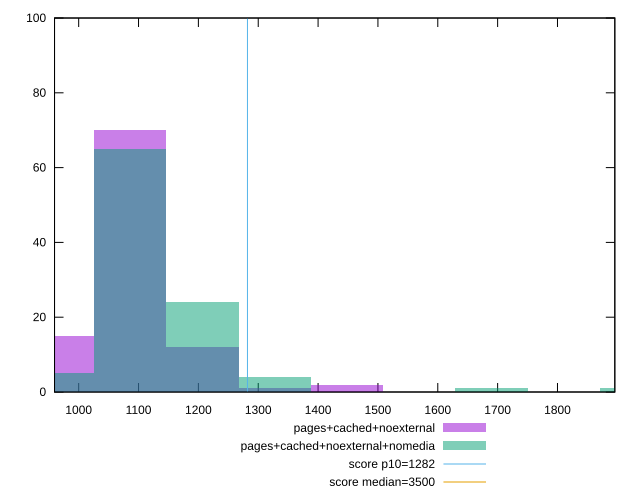

This chart was generated by the following gnuplot code:
reset

$pagesCachedNoexternal <<EOF
1086.292282568792 70
965.5931400611483 15
1327.690567584079 1
1206.9914250764355 12
1448.3897100917225 2
EOF

$pagesCachedNoexternalNomedia <<EOF
1086.292282568792 65
1206.9914250764355 24
965.5931400611483 5
1327.690567584079 4
1689.7879951070097 1
1931.1862801222967 1
EOF

set key outside below
set boxwidth 120.69914250764354
set xrange [959.6440000000007:1895.8159999999993]
set yrange [0:100]
set trange [0:100]
set style fill transparent solid 0.5 noborder

set parametric
set terminal svg size 640, 500 enhanced background rgb 'white'
set output "reprap/bootup-time/comparison/histogram/2_vs_3.svg"

plot $pagesCachedNoexternal title "pages+cached+noexternal" with boxes, \
     $pagesCachedNoexternalNomedia title "pages+cached+noexternal+nomedia" with boxes, \
     1282,t title "score p10=1282", \
     3500,t title "score median=3500"

reset
